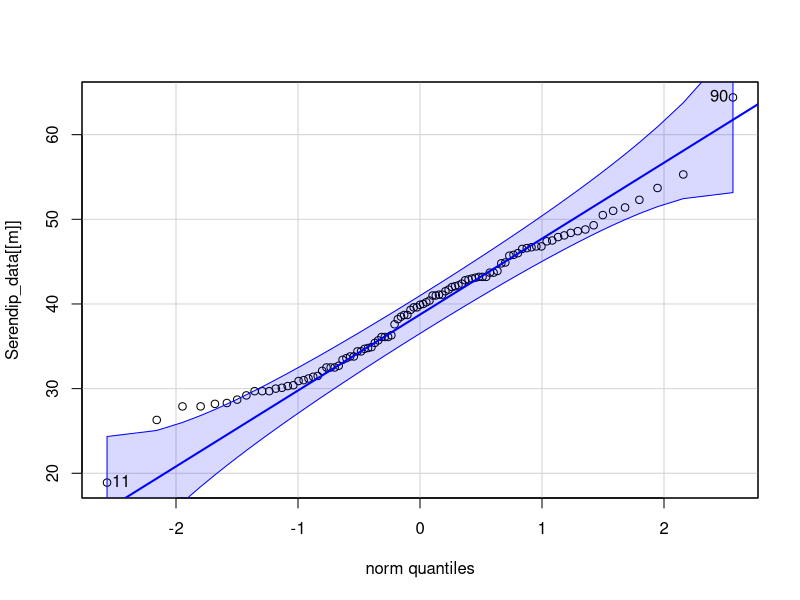
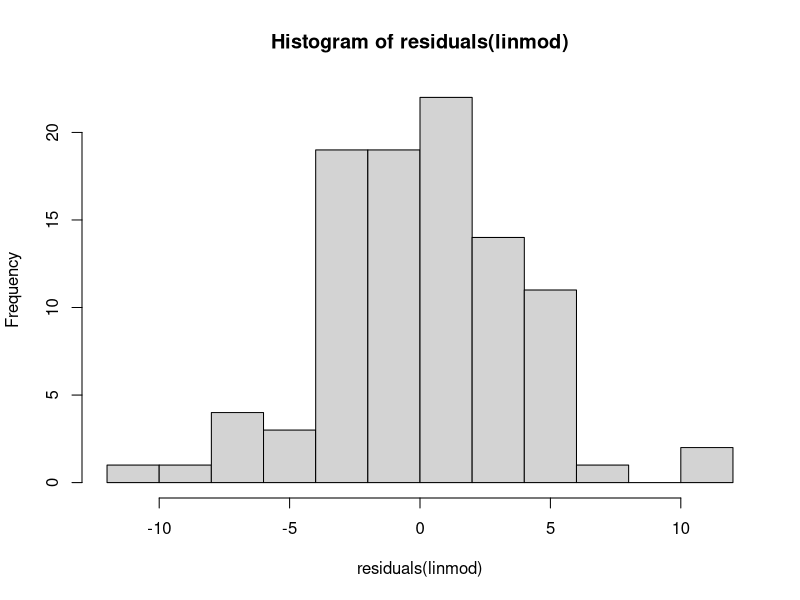
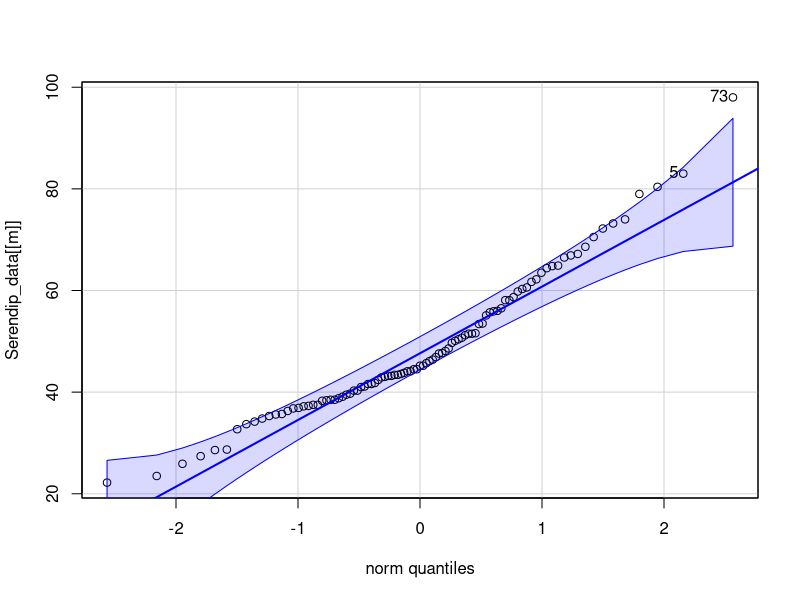
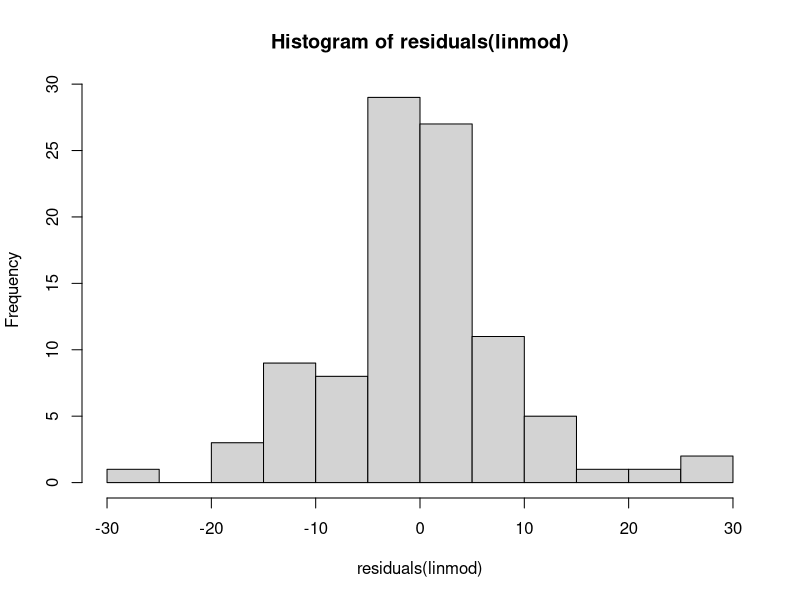
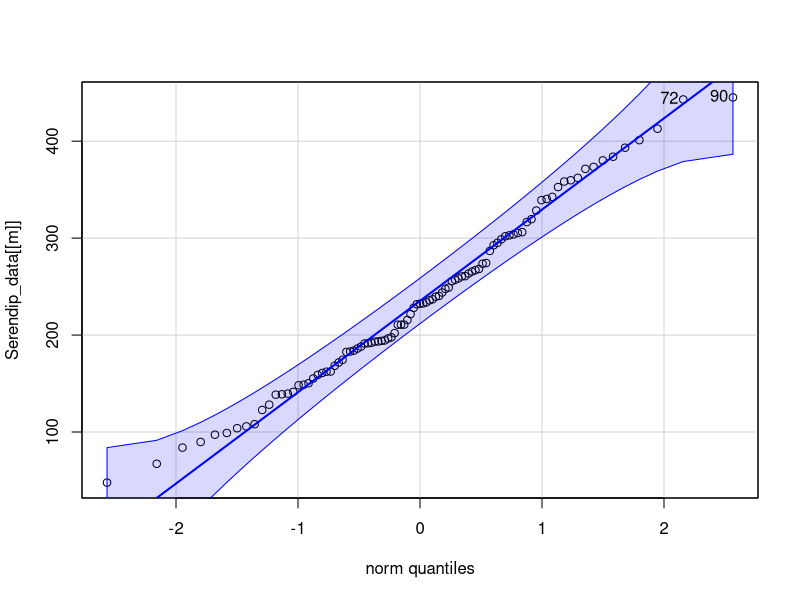
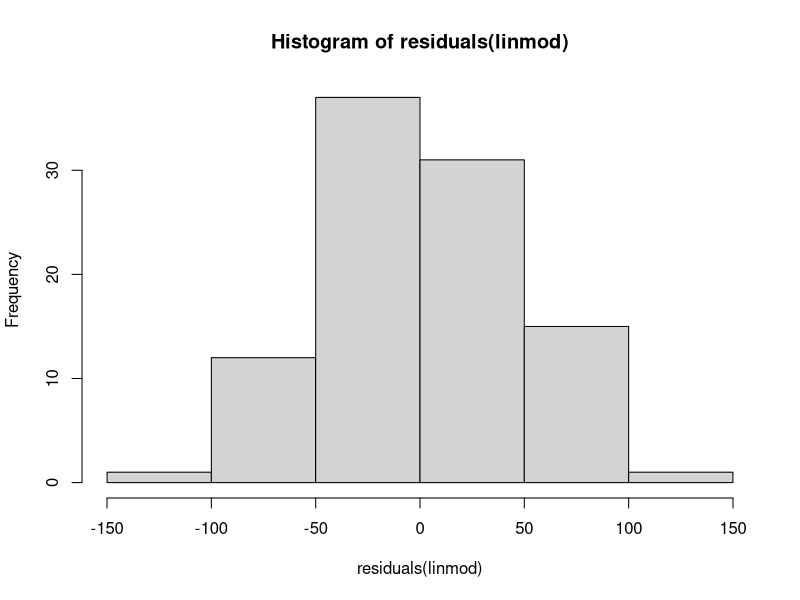
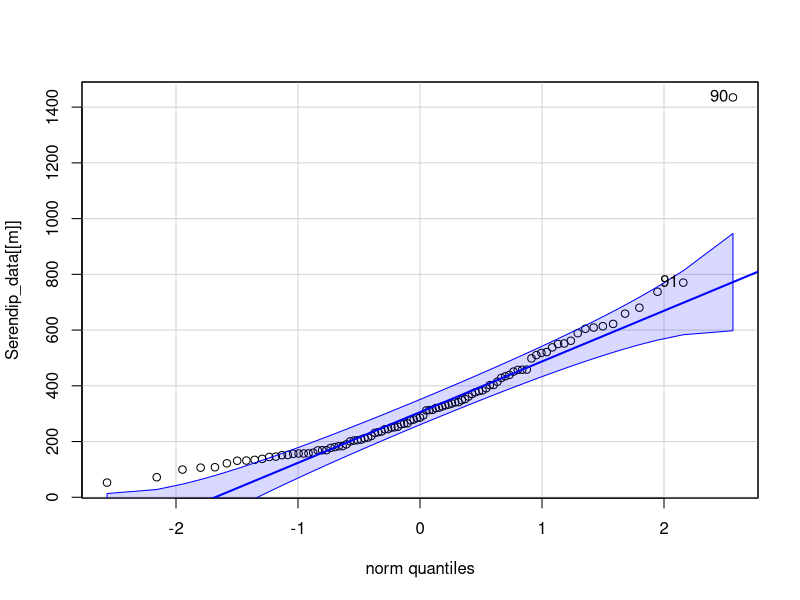
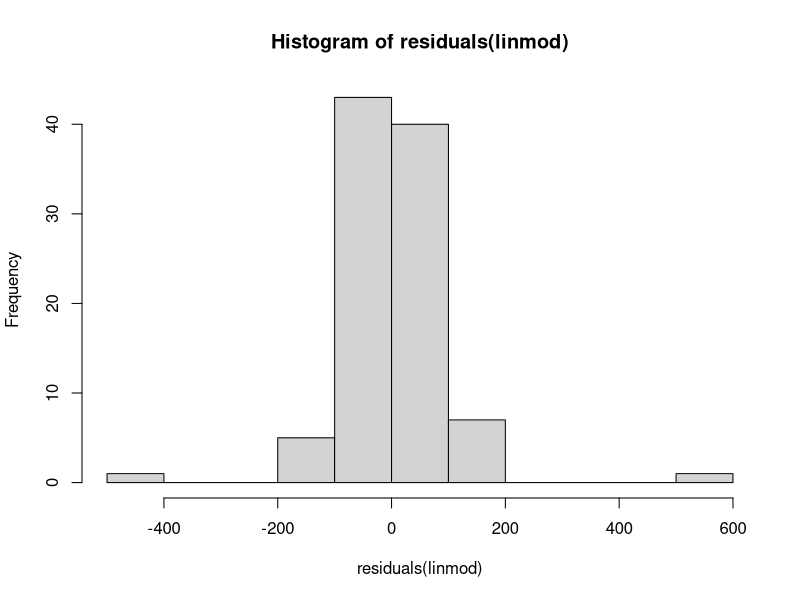

The R source for these figures, in order:
# This script will test for variance assumptions

# shapiro - wilk normality test - less than .05 than normality is rejected - the least informative test of the bunch
# qq plots and residual histograms are used to see how far the data deviates from norm quantiles
# Levens test - less sensitive to normality - less than .05 means data variance is not equal

getwd()       # PLEASE CHANGE YOUR WD 
setwd("/home/coreyschultz/1.Projects/2.Maize.Endophyte.Project/Final_Data_and_Figs")
getwd()
library(tidyr)
library(tidyverse)
library(broom)
library(ggplot2)
library(car)
library(data.table)
library(ggpubr)

Herb_data = read.csv("Final_Herb_Data.csv", sep =",")
Burk_data = read.csv("Final_Burk_Data.csv", sep =",")
Serendip_data = read.csv("Final_Sbecsii_Data.csv", sep =",")

names(Herb_data) <- c("Genotype", "Condition", "Rep", "Endophyte","Chlorophyll1","Chlorophyll2","Chlorophyll3",
                      "PlantHeight","LeafArea","RootLength","RootVolume","Group_or_Date")
names(Burk_data) <- c("Genotype", "Condition", "Rep", "Endophyte",
                      "PlantHeight","LeafArea","RootLength","RootVolume")
names(Serendip_data) <- c("Genotype", "Condition", "Rep", "Endophyte",
                          "PlantHeight","RootLength","RootMass","ShootMass")

Serendip_data$Condition <- gsub('C', 'Control', Serendip_data$Condition)
Serendip_data$Condition <- gsub('I', 'Inoculated', Serendip_data$Condition)
Herb_data$Condition <- gsub('C', 'Control', Herb_data$Condition)
Herb_data$Condition <- gsub('I', 'Inoculated', Herb_data$Condition)
Burk_data$Condition <- gsub('C', 'Control', Burk_data$Condition)
Burk_data$Condition <- gsub('I', 'Inoculated', Burk_data$Condition)


# number of variables in our model + residuals
n = 4

# Serendipita #Drop rep
SereResultsT1 <- data.frame()
SereResultsT1 <- data.frame(PlantHeight=numeric(n),RootLength=numeric(n),RootMass=numeric(n),ShootMass=numeric(n))
rownames(SereResultsT1) <- c("Genotype","Inoculation","Genotype:Inoculation", "Residuals")

myvars <- names(Serendip_data[5:8]) # create a list of traits

for( m in myvars){
  print(m)
  print(as.name(m))
  qqPlot(Serendip_data[[m]])
  print(shapiro.test(Serendip_data[[m]]))
  print(leveneTest(Serendip_data[[m]] ~ Genotype*Condition, data = Serendip_data))
  linmod <- lm(Serendip_data[[m]] ~ Genotype + Condition + Genotype:Condition, data = Serendip_data)
  hist(residuals(linmod))
}

# Herbaspirillum

# Average Chlorophyll together
Herb_data$Chlorophyll <- rowMeans(Herb_data[ , c("Chlorophyll1","Chlorophyll2","Chlorophyll3")], na.rm=TRUE)

HerbResultsT1 <- data.frame(Chlorophyll=numeric(n),PlantHeight=numeric(n),LeafArea=numeric(n),RootLength=numeric(n),RootVolume=numeric(n))
rownames(HerbResultsT1) <- c("Genotype","Inoculation","Genotype:Inoculation", "Residuals")

herb_cols <- c(13, 8:11)
myvars <- names(Herb_data[,herb_cols]) # create a list of traits

for( m in myvars){
  print(m)
  print(as.name(m))
  qqPlot(Herb_data[[m]])
  print(shapiro.test(Herb_data[[m]]))
  print(leveneTest(Herb_data[[m]] ~ Genotype*Condition, data = Herb_data))
  linmod <- lm(Herb_data[[m]] ~ Genotype + Condition + Genotype:Condition, data = Herb_data)
  hist(residuals(linmod))
}

# Burkholderia
Burk_data$RootLength <- as.numeric(Burk_data$RootLength)
Burk_data$RootVolume <- as.numeric(Burk_data$RootVolume)

burkResultsT1 <- data.frame(PlantHeight=numeric(n),LeafArea=numeric(n),RootLength=numeric(n),RootVolume=numeric(n))
rownames(burkResultsT1) <- c("Genotype","Inoculation","Genotype:Inoculation", "Residuals")

myvars <- names(Burk_data[5:8]) # create a list of traits

for( m in myvars){
  print(m)
  print(as.name(m))
  qqPlot(Burk_data[[m]] )
  print(shapiro.test(Burk_data[[m]] ))
  print(leveneTest(Burk_data[[m]]  ~ Genotype*Condition, data = Burk_data))
  linmod <- lm(Burk_data[[m]] ~ Genotype + Condition + Genotype:Condition, data = Burk_data)
  hist(residuals(linmod))
}

